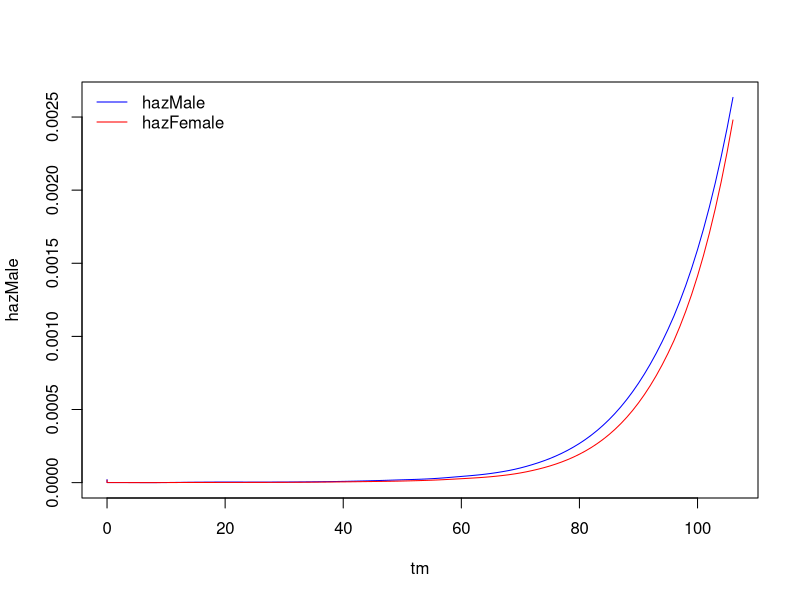
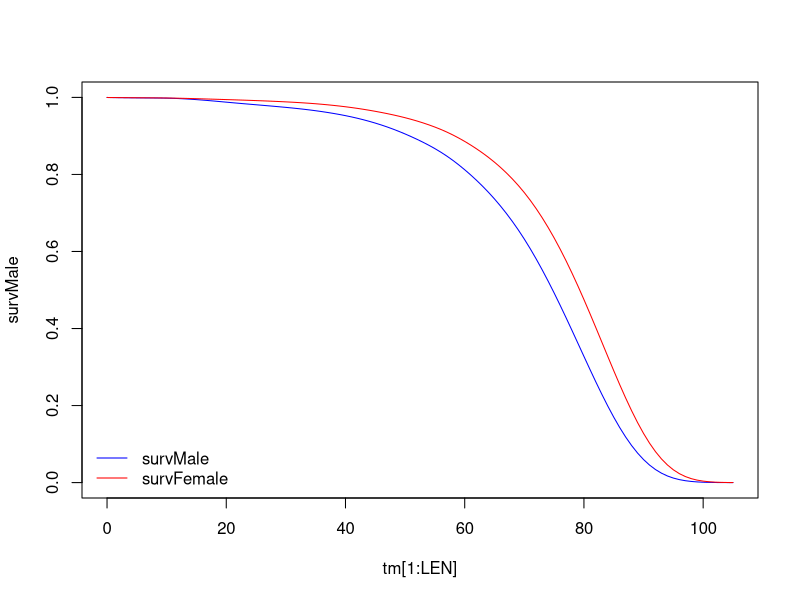
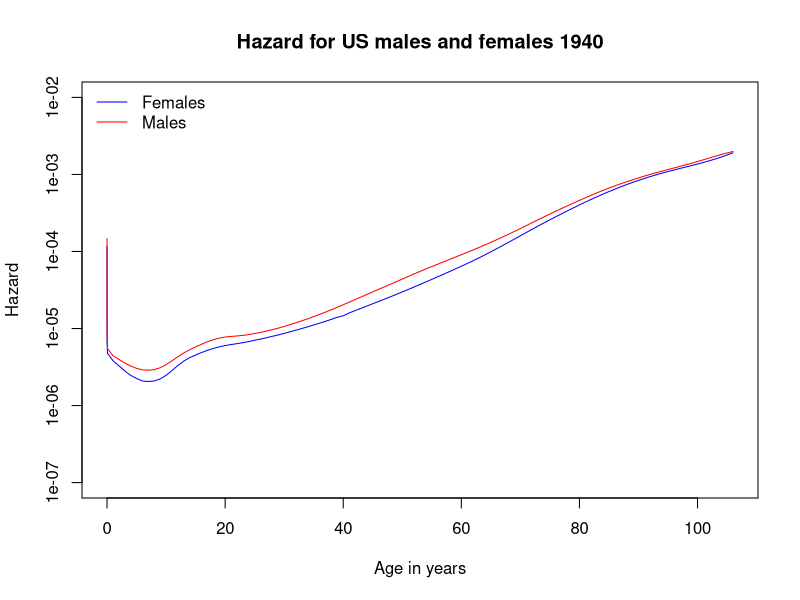
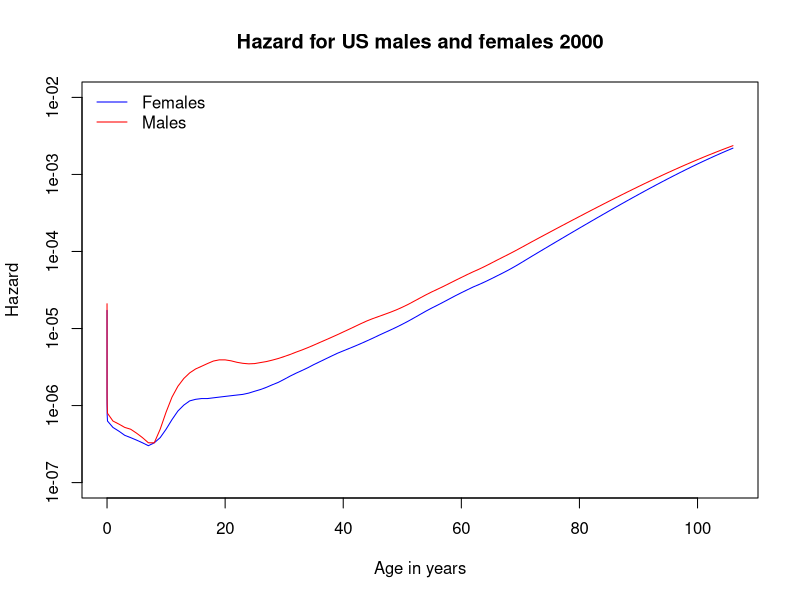
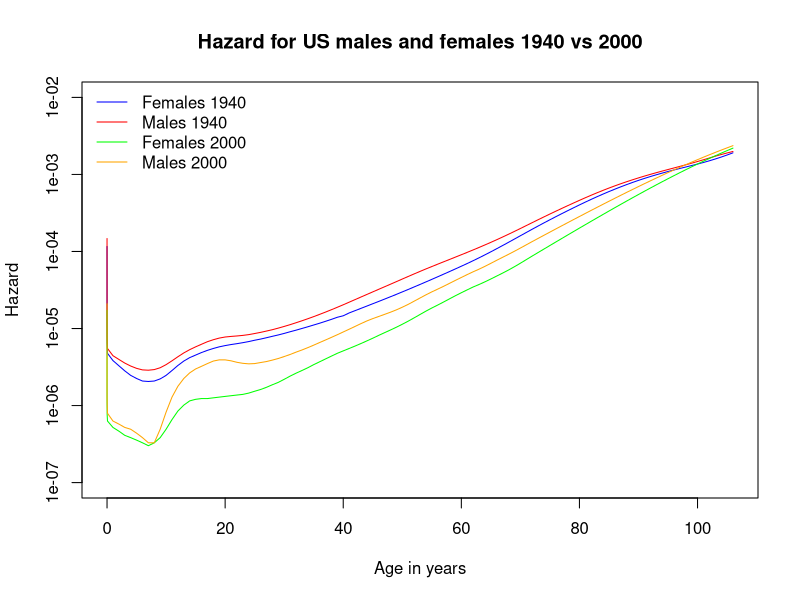
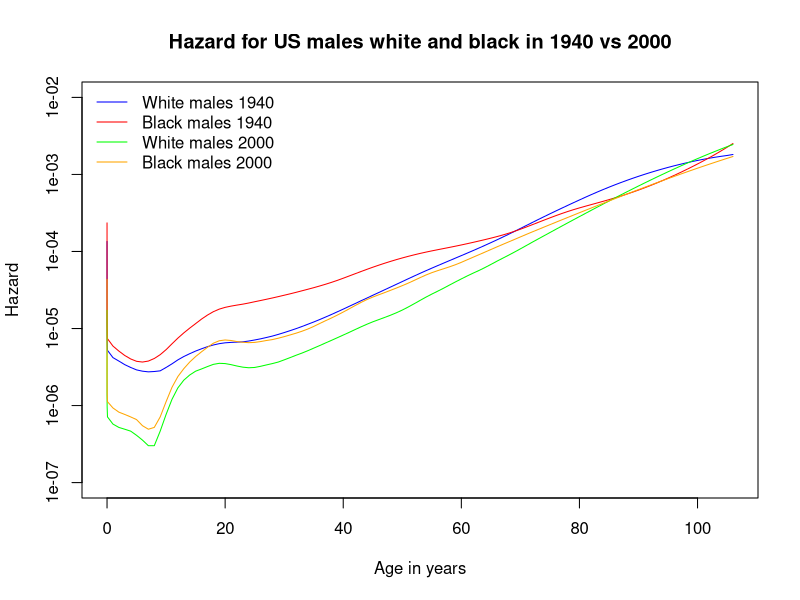
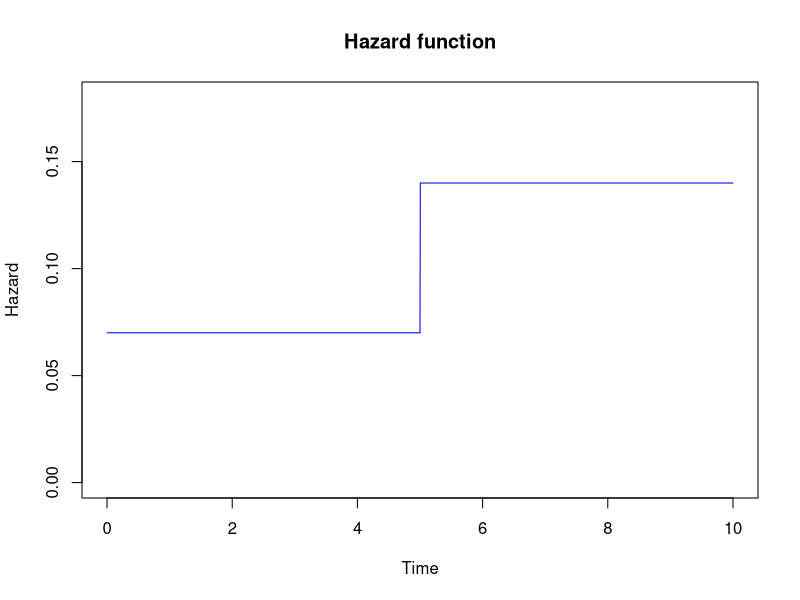
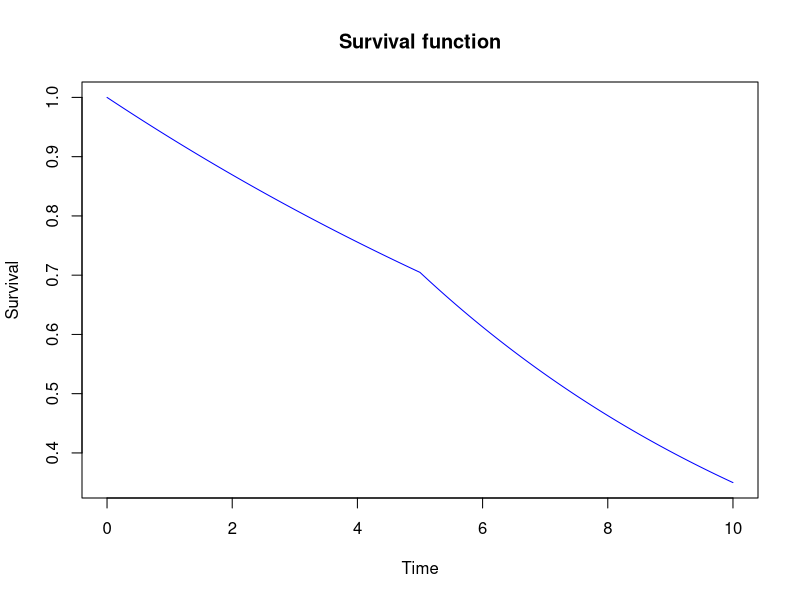

Here is the R script that generated these plots, in order:
####################################################################
#                     Practica No.4
# Pregunta 
####################################################################

#install.packages("asaur")
#library(asaur)

#gastricXelox[23:27,]

#head(gastricXelox)
#head(pancreatic)

#
#install.packages("survival")
library(survival)
head(survexp.us)
str(survexp.us)

DAYS_BY_YEAR <- 365.25
#attach(survexp.us)
hazMale <- survexp.us[,"male","2004"]
hazFemale <- survexp.us[,"female","2004"]
tm <- c(0,
        1/DAYS_BY_YEAR,
        7/DAYS_BY_YEAR,
        28/DAYS_BY_YEAR,
        1:(dim(hazMale)-4))
tm
length(tm)
dim(hazMale)
dim(hazFemale)

plot(x = tm, y = hazMale, type = "l", col="blue",lwd=1)
lines(x = tm, y = hazFemale, type = "l", col="red",lwd=1)
legend("topleft",col=c("blue","red"),legend =c("hazMale","hazFemale"), lwd=1, bty = "n")


#plot(x = tm, y = hazFemale, type = "l")

# Calcula la integral como una suma de las áreas de los
# rectangulos
tm.diff <- diff(tm)
LEN <- length(tm.diff)
survMale <- exp(-cumsum(hazMale[1:LEN]*tm.diff)*DAYS_BY_YEAR)
survFemale <- exp(-cumsum(hazFemale[1:LEN]*tm.diff)*DAYS_BY_YEAR)

plot(x = tm[1:LEN], y = survMale, type = "l", col="blue",lwd=1)
#points(x = tm[1:LEN], y = survFemale, type = "l", col="green")
lines(x = tm[1:LEN], y = survFemale, type = "l", col="red",lwd=1)

legend("bottomleft",col=c("blue","red"),legend =c("survMale","survFemale"), lwd=1, bty = "n")

cbind(tm[1:LEN], tm.diff)

sum(survMale*tm.diff)
sum(survFemale*tm.diff)

##################################################################
#                       Exercises
##################################################################

##################################################################
# 2.1. Using the "survexp.us" data described in Example 2.2, plot
# the hazard functions for men and women in 1940 and 2000. Comment 
# on the change in mortality rates in children
##################################################################

# 1940
##################################################################
hazMale_1940 <- survexp.us[,"male","1940"]
hazFemale_1940 <- survexp.us[,"female","1940"]
tm_1940 <- c(0,
        1/DAYS_BY_YEAR,
        7/DAYS_BY_YEAR,
        28/DAYS_BY_YEAR,
        1:(dim(hazMale_1940)-4))

plot(x = tm, log = "y", y = hazFemale_1940, type = "l", col="blue", lwd=1, 
      ylab ="Hazard", xlab = "Age in years", 
      main ="Hazard for US males and females 1940", ylim=c(1e-07,1e-02))
lines(x = tm, y = hazMale_1940, type = "l", col="red",lwd=1)
legend("topleft",col=c("blue","red"),legend =c("Females","Males"), lwd=1, bty = "n")

# 2000
##################################################################

hazMale_2000 <- survexp.us[,"male","2000"]
hazFemale_2000 <- survexp.us[,"female","2000"]
tm_2000 <- c(0,
             1/DAYS_BY_YEAR,
             7/DAYS_BY_YEAR,
             28/DAYS_BY_YEAR,
             1:(dim(hazMale_2000)-4))

plot(x = tm, log = "y", y = hazFemale_2000, type = "l", col="blue", lwd=1, 
     ylab ="Hazard", xlab = "Age in years", 
     main ="Hazard for US males and females 2000", ylim=c(1e-07,1e-02))
lines(x = tm,  y = hazMale_2000, type = "l", col="red",lwd=1)
legend("topleft",col=c("blue","red"),legend =c("Females","Males"), lwd=1, bty = "n")


# 1940 - 2000
##################################################################

plot(x = tm, log = "y", y = hazFemale_1940, type = "l", col="blue", lwd=1, 
     ylab ="Hazard", xlab = "Age in years", 
     main ="Hazard for US males and females 1940 vs 2000", ylim=c(1e-07,1e-02))
lines(x = tm,  y = hazMale_1940, type = "l", col="red",lwd=1)
lines(x = tm,  y = hazFemale_2000, type = "l", col="green",lwd=1)
lines(x = tm,  y = hazMale_2000, type = "l", col="orange",lwd=1)
legend("topleft",col=c("blue","red","green","orange"),
       legend =c("Females 1940","Males 1940","Females 2000","Males 2000"), lwd=1, bty = "n")

##################################################################
# 2.2. Find the mean age of death separately for men and women for 1940
# and 2000.
##################################################################

# Se calcula la edad media de fallecimiento calculando el área
# debajo de la función de Hazard

# 1940
tm_1940.diff <- diff(tm_1940)
LEN <- length(tm_1940.diff)
survMale_1940 <- exp(-cumsum(hazMale_1940[1:LEN]*tm_1940.diff)*DAYS_BY_YEAR)
survFemale_1940 <- exp(-cumsum(hazFemale_1940[1:LEN]*tm_1940.diff)*DAYS_BY_YEAR)
sum(survMale_1940*tm_1940.diff)
sum(survFemale_1940*tm_1940.diff)

#2000
tm_2000.diff <- diff(tm_2000)
LEN <- length(tm_2000.diff)
survMale_2000 <- exp(-cumsum(hazMale_2000[1:LEN]*tm_2000.diff)*DAYS_BY_YEAR)
survFemale_2000 <- exp(-cumsum(hazFemale_2000[1:LEN]*tm_2000.diff)*DAYS_BY_YEAR)
sum(survMale_2000*tm_2000.diff)
sum(survFemale_2000*tm_2000.diff)


report <- data.frame(
  year = c("1940"," 2000"),
  male = c(sum(survMale_1940*tm_1940.diff),
           sum(survMale_2000*tm_2000.diff)),
  female = c(sum(survFemale_1940*tm_1940.diff),
             sum(survFemale_2000*tm_2000.diff))
)

report

##################################################################
# 2.3. The data set "survexp.usr" in the "survival" package is a four
# dimensional array of hazards in format similar to the "survexp.us"
# data set, with race (black or white) in the added dimension.Plot
# the hazard functions for black males and white males for 1940 and 2000
##################################################################

head(survexp.usr)
str(survexp.usr)
hazMaleWhite_1940 <- survexp.usr[,"male","white","1940"]
hazMaleWBlack_1940 <- survexp.usr[,"male","black","1940"]
hazMaleWhite_2000 <- survexp.usr[,"male","white","2000"]
hazMaleWBlack_2000 <- survexp.usr[,"male","black","2000"]

tm <- c(0,
         1/DAYS_BY_YEAR,
         7/DAYS_BY_YEAR,
         28/DAYS_BY_YEAR,
         1:(dim(hazMaleWBlack_2000)-4))  # Cualquier registro de los 4 se utiliza


plot(x = tm, log = "y", y = hazMaleWhite_1940, type = "l", col="blue", lwd=1, 
     ylab ="Hazard", xlab = "Age in years", 
     main ="Hazard for US males white and black in 1940 vs 2000", ylim=c(1e-07,1e-02))
lines(x = tm,  y = hazMaleWBlack_1940, type = "l", col="red",lwd=1)
lines(x = tm,  y = hazMaleWhite_2000, type = "l", col="green",lwd=1)
lines(x = tm,  y = hazMaleWBlack_2000, type = "l", col="orange",lwd=1)
legend("topleft",col=c("blue","red","green","orange"),
       legend =c("White males 1940","Black males 1940","White males 2000","Black males 2000"), lwd=1, bty = "n")

##################################################################
# 2.4. Consider the survival data in Exercise 1.1 Assuming that 
# these observations are from an exponential distribution, find LAMDA
# ESTIMATE and an estimate of var(lambda ESTIMATE)
##################################################################

# Data de exercise 1.1
#
#   patient survtime status
#     1       5       0
#     2       5       0
#     3       4       1
#     4       3       1
#     5       1       1
#
#
#
# recordando que 
#
#   d = sumatoria de phi - censoring indicator ( # de muertes)
#   V = sumatoria de ti (sumatoria de observaciones)
#
#   lambda estimada = d / V
#   var(lambda estimada) = d / ( V * V )
#

survival.data <- data.frame(patient = c(1,2,3,4,5),
                            survtime = c(5,5,4,3,1),
                            status = c(0,0,1,1,1))

d <- sum(survival.data$status)
V <- sum(survival.data$survtime)

lambda_estimado <- d/V
lambda_estimado

var_lambda_estimado <- d/V^2
var_lambda_estimado

##################################################################
# 2.5. Consider a survival distribution with constant hazard 
# lambda = 0.07 from t = 0 until t = 5 and then hazard lambda = 0.14
# for t > 5 ( This is known as a piecewise constant hazard). Plot
# this hazard function and the corresponding survival function
# for 0 < t < 10. What is the median survival time?
##################################################################


##################################################################
# Gráfica de la función de Hazard

##################################################################
ALPHA_EXP <- 1 # Distribucion Exponencial para la distribucion Weibull con ALPHA = 1
LAMBDA_1 <- 0.07 
LAMBDA_2 <- 0.14

weibHaz <- function(x, shape, scale) dweibull(x, shape = shape, scale = scale) / pweibull(x, shape = shape, scale = scale, lower.tail = F)

weibHazCompuesta <- function(x) {
  if( (x >= 0) && (x <= 5)  )
    weibHaz(x,shape=ALPHA_EXP, scale = 1/LAMBDA_1)
  else if ((x > 5) && (x <= 10) )
    weibHaz(x,shape=ALPHA_EXP, scale = 1/LAMBDA_2)
}

x1 <- seq(0, 10, by = 0.005)
y1 <- numeric(length = length(x1))

index <- 1
for(item in x1){
  y1[index] <- weibHazCompuesta(item)
  index <- index  + 1
}

plot(x1, y1, type = "l", col="blue",lwd=1, ylim=c(0,0.18), ylab ="Hazard", xlab = "Time", main ="Hazard function")

##################################################################
# Cálculo de la mediana
##################################################################
# La mediana se calcula cuando S(t_mediana) = 0.5
# Como S(t) = exp(-H(t))
# Entonces  exp(-H(t_mediana)) = 0.5 ==> H(t_mediana) = log(2) 
# 
# H(t_mediana) = log(2)
# H(t_mediana) = 0.6931472
#
# Pero H(t) es la integral de la función de Hazard, que vendria 
# hacer el área bajo la curva de Hazard
# 
# El área bajo la curva esta dado por lo siguiente :
#   
# H(t):  
#   0.07*t                0 <= t <= 5
#   0.07*5 + 0.14*(t-5)   5 <  t <= 10  
# 
# H(t):
#   0.07*t                0 <= t <= 5
#   0.35  + 0.14*(t-5)    5 <  t <= 10  
#   
# Se observa que el valor de la mediana esta en el segundo bloque
# porque 0.6931472 > 0.35
# 
# Entonces:  0.35 + 0.14*(t_mediana-5) = 0.6931472
       
t_mediana <-  (0.6931472-0.35)/0.14 + 5 
  
t_mediana

##################################################################
# Gráfica de la función de Supervivencia

##################################################################

# S(t) = exp(-H(t))  # Ecuación 2.2.1 pag 14
#
# Entonces
# 
# S(t):
#    exp(-0.07*t)             0 <= t <= 5
#    exp(-0.35-0.14*(t-5))    5 <  t <= 10
    
survCompuesta <- function(t) {
  if( (t >= 0) && (t <= 5)  )
    exp(-0.07*t)
  else if ((t > 5) && (t <= 10) )
    exp(-0.35-0.14*(t-5))
}  


x2 <- seq(0, 10, by = 0.005)
y2 <- numeric(length = length(x2))

index <- 1
for(item in x2){
  y2[index] <- survCompuesta(item)
  index <- index  + 1
}


plot(x2, y2, type = "l", col="blue",lwd=1, ylab ="Survival", xlab = "Time", main ="Survival function")
